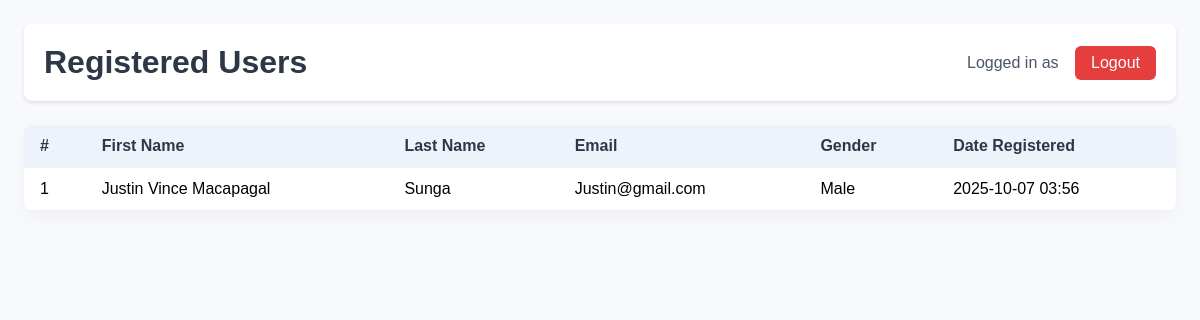
/registration/users/ (signed in), run on an earlier commit of the app's database.
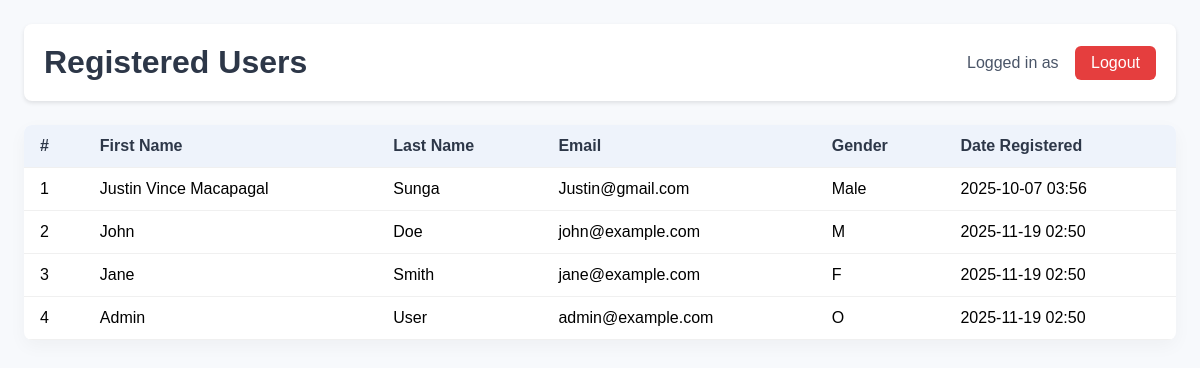
And on a later commit of the database.
### registration/models.py (models this page shows, shortened)
class UserRegistration(models.Model):
    GENDER_CHOICES = [
        ('M', 'Male'),
        ('F', 'Female'),
        ('O', 'Other'),
    ]
    first_name = models.CharField(max_length=100)
    last_name = models.CharField(max_length=100)
    email = models.EmailField(unique=True)
    password = models.CharField(max_length=128)
    gender = models.CharField(max_length=1, choices=GENDER_CHOICES, blank=True, null=True)
    date_registered = models.DateTimeField(auto_now_add=True)

### registration/views.py (the view)
    def wrapper(request, *args, **kwargs):
        if not request.session.get('user_id'):
            return redirect(f"{reverse('registration:login_html')}?next={request.path}")
        return fn(request, *args, **kwargs)

### registration/views.py (called while the page is built)
def login_required_view(fn):
    def wrapper(request, *args, **kwargs):
        if not request.session.get('user_id'):
            return redirect(f"{reverse('registration:login_html')}?next={request.path}")
        return fn(request, *args, **kwargs)
    wrapper.__name__ = fn.__name__
    return wrapper

@login_required_view
def users_html(request):
    users = UserRegistration.objects.all().order_by('id')
    return render(request, 'registration/users_list.html', {
        'users': users,
        'current_user': request.session.get('user_name')
    })

### registration/templates/registration/users_list.html (shortened to what this page needs)
<!doctype html>
<html>
<head>
</head>
<body>
  <div class="container">
    <div class="top">
      <h1 style="margin:0; color: #2d3748;">Registered Users</h1>
      <div class="user-info">
        Logged in as <strong>{{ current_user }}</strong>
        <a href="{% url 'registration:logout_html' %}" class="button logout" style="margin-left: 12px;">Logout</a>
      </div>
    </div>
    <table>
      <thead>
        <tr>
          <th>#</th>
          <th>First Name</th>
          <th>Last Name</th>
          <th>Email</th>
          <th>Gender</th>
          <th>Date Registered</th>
        </tr>
      </thead>
      <tbody>
        {% for user in users %}
        <tr>
          <td>{{ forloop.counter }}</td>
          <td>{{ user.first_name }}</td>
          <td>{{ user.last_name }}</td>
          <td>{{ user.email }}</td>
          <td>{{ user.gender|default:"N/A" }}</td>
          <td>{{ user.date_registered|date:"Y-m-d H:i" }}</td>
        </tr>
        {% empty %}
        <tr>
          <td colspan="6" class="no-users">
            No users registered yet.
          </td>
        </tr>
        {% endfor %}
      </tbody>
    </table>
  </div>
</body>
</html>

### registration/templates/registration/users_list.html (style rules this page uses)
body { font-family: Arial, sans-serif; padding: 24px; background: #f7f9fc; margin: 0; }
.container { max-width: 1200px; margin: 0 auto; }
.top { display: flex; justify-content: space-between; align-items: center; margin-bottom: 24px; background: white; padding: 20px; border-radius: 8px; box-shadow: 0 2px 4px rgba(0,0,0,0.1); }
table { width: 100%; border-collapse: collapse; background: white; border-radius: 8px; overflow: hidden; box-shadow: 0 6px 18px rgba(0,0,0,0.04); }
th, td { padding: 12px 16px; text-align: left; border-bottom: 1px solid #f0f0f0; }
th { background: #eef3fb; font-weight: 700; color: #2d3748; }
.button { padding: 8px 16px; background: #2b6cb0; color: white; border-radius: 6px; text-decoration: none; display: inline-block; }
.button.logout { background: #e53e3e; }
.user-info { color: #4a5568; }

What changed in the data, as far as the page shows it:
added UserRegistration: first_name "John", last_name "Doe", email "john@example.com", gender "M", date_registered "2025-11-19 02:50"
added UserRegistration: first_name "Jane", last_name "Smith", email "jane@example.com", gender "F", date_registered "2025-11-19 02:50"
added UserRegistration: first_name "Admin", last_name "User", email "admin@example.com", gender "O", date_registered "2025-11-19 02:50"
